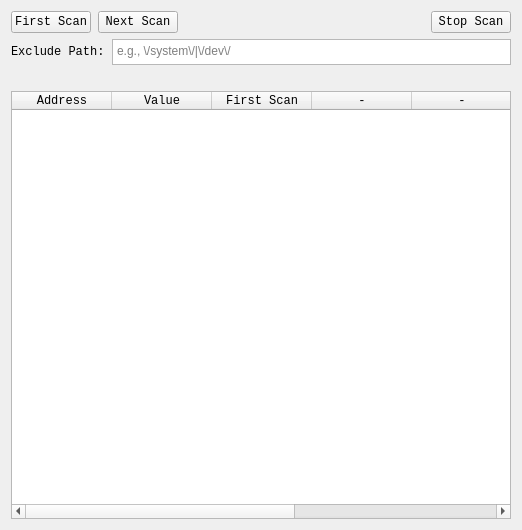
<?xml version="1.0" encoding="UTF-8"?>
<ui version="4.0">
 <class>Form</class>
 <widget class="QWidget" name="Form">
  <property name="geometry">
   <rect>
    <x>0</x>
    <y>0</y>
    <width>522</width>
    <height>530</height>
   </rect>
  </property>
  <property name="windowTitle">
   <string>Scan Result</string>
  </property>
  <layout class="QGridLayout" name="gridLayout">
   <item row="0" column="0">
    <layout class="QHBoxLayout" name="horizontalLayout_4" stretch="0,0,0,0,0,0">
     <property name="spacing">
      <number>7</number>
     </property>
     <property name="topMargin">
      <number>0</number>
     </property>
     <property name="bottomMargin">
      <number>0</number>
     </property>
     <item>
      <widget class="QPushButton" name="startScanBtn">
       <property name="sizePolicy">
        <sizepolicy hsizetype="Preferred" vsizetype="Fixed">
         <horstretch>0</horstretch>
         <verstretch>0</verstretch>
        </sizepolicy>
       </property>
       <property name="minimumSize">
        <size>
         <width>80</width>
         <height>0</height>
        </size>
       </property>
       <property name="maximumSize">
        <size>
         <width>16777215</width>
         <height>16777215</height>
        </size>
       </property>
       <property name="font">
        <font>
         <family>Courier New</family>
         <pointsize>9</pointsize>
        </font>
       </property>
       <property name="text">
        <string>First Scan</string>
       </property>
      </widget>
     </item>
     <item>
      <widget class="QPushButton" name="nextScanBtn">
       <property name="sizePolicy">
        <sizepolicy hsizetype="Preferred" vsizetype="Fixed">
         <horstretch>0</horstretch>
         <verstretch>0</verstretch>
        </sizepolicy>
       </property>
       <property name="minimumSize">
        <size>
         <width>80</width>
         <height>0</height>
        </size>
       </property>
       <property name="maximumSize">
        <size>
         <width>16777215</width>
         <height>16777215</height>
        </size>
       </property>
       <property name="font">
        <font>
         <family>Courier New</family>
        </font>
       </property>
       <property name="text">
        <string>Next Scan</string>
       </property>
      </widget>
     </item>
     <item>
      <spacer name="horizontalSpacer_3">
       <property name="orientation">
        <enum>Qt::Horizontal</enum>
       </property>
       <property name="sizeHint" stdset="0">
        <size>
         <width>40</width>
         <height>20</height>
        </size>
       </property>
      </spacer>
     </item>
     <item>
      <spacer name="horizontalSpacer">
       <property name="orientation">
        <enum>Qt::Horizontal</enum>
       </property>
       <property name="sizeHint" stdset="0">
        <size>
         <width>40</width>
         <height>20</height>
        </size>
       </property>
      </spacer>
     </item>
     <item>
      <spacer name="horizontalSpacer_2">
       <property name="orientation">
        <enum>Qt::Horizontal</enum>
       </property>
       <property name="sizeHint" stdset="0">
        <size>
         <width>40</width>
         <height>20</height>
        </size>
       </property>
      </spacer>
     </item>
     <item>
      <widget class="QPushButton" name="stopScanBtn">
       <property name="sizePolicy">
        <sizepolicy hsizetype="Preferred" vsizetype="Fixed">
         <horstretch>0</horstretch>
         <verstretch>0</verstretch>
        </sizepolicy>
       </property>
       <property name="minimumSize">
        <size>
         <width>80</width>
         <height>0</height>
        </size>
       </property>
       <property name="maximumSize">
        <size>
         <width>16777215</width>
         <height>16777215</height>
        </size>
       </property>
       <property name="font">
        <font>
         <family>Courier New</family>
        </font>
       </property>
       <property name="text">
        <string>Stop Scan</string>
       </property>
      </widget>
     </item>
    </layout>
   </item>
   <item row="4" column="0">
    <layout class="QHBoxLayout" name="horizontalLayout_6" stretch="0,0">
     <property name="spacing">
      <number>7</number>
     </property>
     <property name="topMargin">
      <number>0</number>
     </property>
     <property name="bottomMargin">
      <number>0</number>
     </property>
     <item>
      <widget class="QLabel" name="scanMatchFoundLabel">
       <property name="text">
        <string/>
       </property>
      </widget>
     </item>
     <item>
      <widget class="QLabel" name="scanPercentProgressLabel">
       <property name="text">
        <string/>
       </property>
       <property name="alignment">
        <set>Qt::AlignRight|Qt::AlignTrailing|Qt::AlignVCenter</set>
       </property>
      </widget>
     </item>
    </layout>
   </item>
   <item row="5" column="0">
    <widget class="QTableWidget" name="memScanResultTableWidget">
     <property name="font">
      <font>
       <family>Courier New</family>
      </font>
     </property>
     <column>
      <property name="text">
       <string>Address</string>
      </property>
     </column>
     <column>
      <property name="text">
       <string>Value</string>
      </property>
     </column>
     <column>
      <property name="text">
       <string>First Scan</string>
      </property>
     </column>
     <column>
      <property name="text">
       <string>-</string>
      </property>
     </column>
     <column>
      <property name="text">
       <string>-</string>
      </property>
     </column>
     <column>
      <property name="text">
       <string>-</string>
      </property>
     </column>
     <column>
      <property name="text">
       <string>-</string>
      </property>
     </column>
    </widget>
   </item>
   <item row="1" column="0">
    <layout class="QHBoxLayout" name="horizontalLayout_7" stretch="0,0">
     <property name="spacing">
      <number>7</number>
     </property>
     <property name="topMargin">
      <number>0</number>
     </property>
     <property name="bottomMargin">
      <number>0</number>
     </property>
     <item>
      <widget class="QLabel" name="label_11">
       <property name="minimumSize">
        <size>
         <width>90</width>
         <height>0</height>
        </size>
       </property>
       <property name="maximumSize">
        <size>
         <width>120</width>
         <height>16777215</height>
        </size>
       </property>
       <property name="font">
        <font>
         <family>Courier New</family>
         <pointsize>9</pointsize>
        </font>
       </property>
       <property name="text">
        <string>Exclude Path:</string>
       </property>
      </widget>
     </item>
     <item>
      <widget class="QTextEdit" name="memScanExcludePath">
       <property name="sizePolicy">
        <sizepolicy hsizetype="Expanding" vsizetype="Preferred">
         <horstretch>0</horstretch>
         <verstretch>1</verstretch>
        </sizepolicy>
       </property>
       <property name="minimumSize">
        <size>
         <width>190</width>
         <height>26</height>
        </size>
       </property>
       <property name="maximumSize">
        <size>
         <width>16777215</width>
         <height>26</height>
        </size>
       </property>
       <property name="focusPolicy">
        <enum>Qt::StrongFocus</enum>
       </property>
       <property name="tabChangesFocus">
        <bool>true</bool>
       </property>
       <property name="acceptRichText">
        <bool>false</bool>
       </property>
       <property name="placeholderText">
        <string>e.g., \/system\/|\/dev\/</string>
       </property>
      </widget>
     </item>
    </layout>
   </item>
  </layout>
 </widget>
 <resources/>
 <connections/>
</ui>
